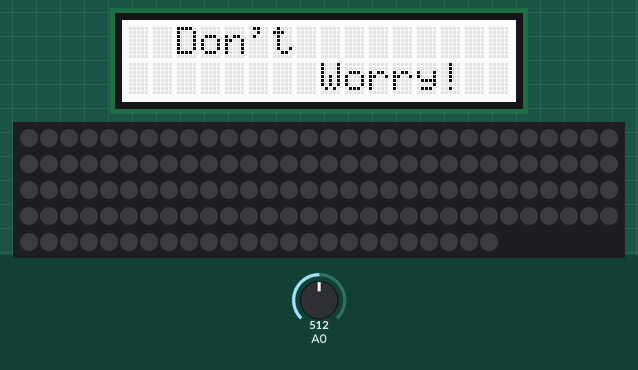
Simulated run of this sketch. Board: Arduino Uno, built with avr-gcc and run on an emulated ATmega328P. On the bench: 16×2 character LCD, 144 RGB LEDs in strip order, left to right, continuing on the next row. The test bench sets the inputs (shaded band); at power-on: A0 = 512. Dim RGB values are drawn brighter than linear.

Above: at 0.1 s.
At 4.3 s:
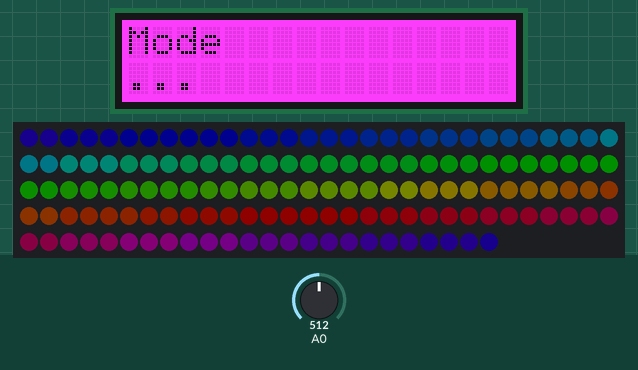
At 9.9 s:
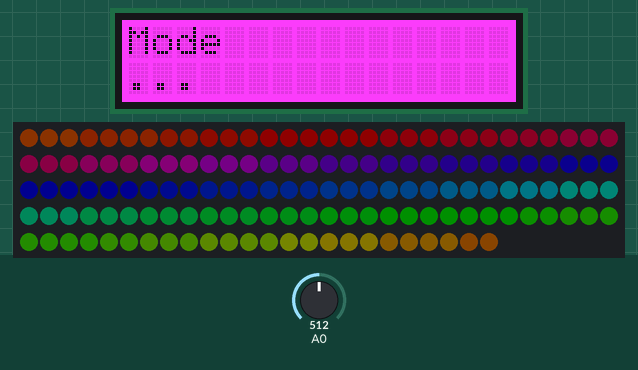
At 19.73 s:
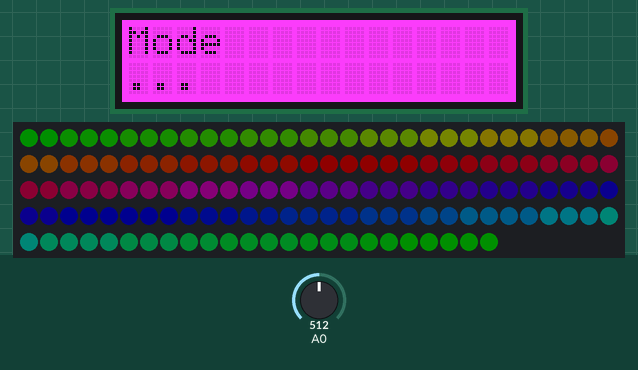
At 29.72 s:
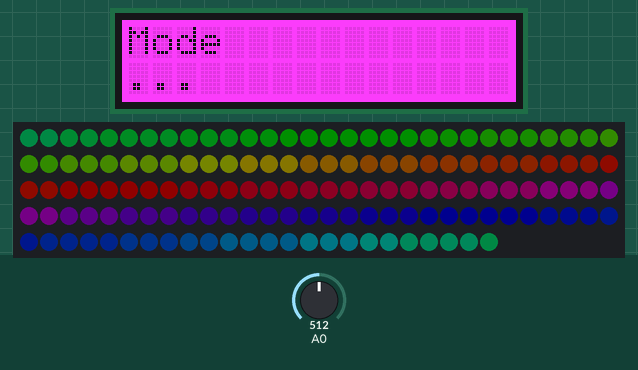
At 39.72 s:
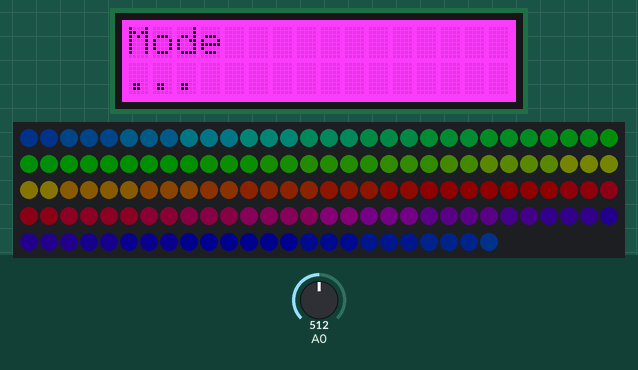

The sketch:

Super-Strip.ino
```cpp
#include <Adafruit_NeoPixel.h>
#include <Adafruit_RGBLCDShield.h>
#include <utility/Adafruit_MCP23017.h>

/* *************** CONFIGURATION ************************************ */

// Behaviour configuration
#define DELAY_MS 25 // Set above 0 to delay some milliseconds, messes with spectrum measurements for some reason?
#define LEVEL_REDUCTION 120 // Flat reduction for all audio band levels, accounts for background and internal noise
#define SENSITIVITY 50 // 0 No Sensitivity (Off) -> 50 Ideal/Center - 100 High

// Logging configuration
#define LOGGING_ENABLED false // Logs to Serial 9600, slows things down though
#define TICKS_BETWEEN_LOGS 200 // Set above 0 to only log every so ticks

/* *************** LCD CONFIGURATION ************************************ */

// The shield uses the I2C SCL and SDA pins. On classic Arduinos
// this is Analog 4 and 5 so you can't use those for analogRead() anymore
// However, you can connect other I2C sensors to the I2C bus and share
// the I2C bus.
Adafruit_RGBLCDShield lcd = Adafruit_RGBLCDShield();

#define LCD_RED 0x1
#define LCD_YELLOW 0x3
#define LCD_GREEN 0x2
#define LCD_TEAL 0x6
#define LCD_BLUE 0x4
#define LCD_VIOLET 0x5
#define LCD_WHITE 0x7

#define LCD_CHARACTERS 16
#define LCD_ROWS 2

/* *************** LED CONFIGURATION ************************************ */

#define LED_PIN 6
#define LED_COUNT 144
#define LED_GAMMA NEO_GRB

// Parameter 1 = number of pixels in strip
// Parameter 2 = pin number (most are valid)
// Parameter 3 = pixel type flags, add together as needed:
//   NEO_KHZ800  800 KHz bitstream (most NeoPixel products w/WS2812 LEDs)
//   NEO_KHZ400  400 KHz (classic 'v1' (not v2) FLORA pixels, WS2811 drivers)
//   NEO_GRB     Pixels are wired for GRB bitstream (most NeoPixel products)
//   NEO_RGB     Pixels are wired for RGB bitstream (v1 FLORA pixels, not v2)
Adafruit_NeoPixel strip = Adafruit_NeoPixel(LED_COUNT, LED_PIN, LED_GAMMA + NEO_KHZ800);

/* *************** UNIQUE SPECTRUM CONFIGURATION ************************************ */

#define PIN_SPECTRUM_LEFT 0 // MIC CONNECTED TO LEFT
#define PIN_SPECTRUM_RIGHT 1
#define PIN_SPECTRUM_SOURCE PIN_SPECTRUM_LEFT

/* *************** SPECTRUM COMMON CONFIGURATION ************************************ */

// Spectrum specs
#define BANDS 7 // Audio spectrum bands
#define MAX_LEVEL 1023.0 // Max readable value for audio (analog) levels
#define IDEAL_SENSITIVITY 50 // A centerpoint for calculating sensitivity

// Spectrum pins
// For spectrum analyzer shield, these three pins are used.
// You can move pinds 4 and 5, but you must cut the trace on the shield and re-route from the 2 jumpers
#define PIN_SPECTRUM_RESET 5
#define PIN_SPECTRUM_STROBE 4

// Trailing averages, each calculated with the Counts below
#define TRAILING_BUCKETS 3
#define SHORT_AVERAGE 0
#define MED_AVERAGE 1
#define LONG_AVERAGE 2
int trailingAverageCounts[TRAILING_BUCKETS] = {10, 100, 10000}; // # of ticks used to calculate averages


/* *************** GLOBAL VARS ************************************ */

uint8_t LAST_BUTTONS = 0;

// Spectrum analyzer frame values will be kept here
int spectrum[BANDS];

// Calculated values for each frame
int spectrumMin;
int spectrumMax;
int spectrumSum;
float spectrumAverage;

// Trailing averages
float trailingSpectrumLevels[BANDS][TRAILING_BUCKETS];
float trailingMinimums[TRAILING_BUCKETS];
float trailingMaximums[TRAILING_BUCKETS];
float trailingSums[TRAILING_BUCKETS];
float trailingAverages[TRAILING_BUCKETS];

float trailingWeightedSpectrumLevels[BANDS][TRAILING_BUCKETS];

// Init calculated constants
int LEVEL_COEFFICIENT = (float)IDEAL_SENSITIVITY / (float)SENSITIVITY;
int LEVEL_ADJUST = ((float)LEVEL_REDUCTION) * LEVEL_COEFFICIENT;

// Init runtime vars
int logCounter = 0;

/* *************** SPECTRUM ************************************ */

void calculateTrailingAverages(float bucketOfAverages[], float newValue) {
  for (int a = 0; a < TRAILING_BUCKETS; a++) {
    bucketOfAverages[a] = ((bucketOfAverages[a] * (trailingAverageCounts[a]-1)) + newValue) / trailingAverageCounts[a];
  }
}

void calculateWeightedTrailingAverages(float bucketOfWeightedAverages[], float newValue) {
  float alpha;
  for (int a = 0; a < TRAILING_BUCKETS; a++) {
    alpha = 1.0 - ((float)trailingAverageCounts[a] / (float)(trailingAverageCounts[0]+trailingAverageCounts[2]));
    bucketOfWeightedAverages[a] = (alpha * newValue) + ((1.0-alpha) * bucketOfWeightedAverages[a]);
  }
}

// Reads the 7 band analyzer
void readSpectrum() {
  // Reset calculated frame values
  spectrumMin = 0;
  spectrumMax = 0;
  spectrumSum = 0;
  spectrumAverage = 0;

  // band 0 = Lowest Frequencies.
  for (byte band = 0; band < BANDS; band++) {
    // Read twice and take the average by dividing by 2
    spectrum[band] = (analogRead(PIN_SPECTRUM_SOURCE) + analogRead(PIN_SPECTRUM_SOURCE)) >> 1;
    digitalWrite(PIN_SPECTRUM_STROBE, HIGH);
    digitalWrite(PIN_SPECTRUM_STROBE, LOW);

    // Increment the sum for this frame
    spectrumSum = spectrumSum + spectrum[band];

    // Check for min & max
    if (spectrum[band] < spectrumMin) {
      spectrumMin = spectrum[band];
    }
    if (spectrum[band] > spectrumMax) {
      spectrumMax = spectrum[band];
    }

    // Update trailing averages for this band
    calculateTrailingAverages(trailingSpectrumLevels[band], spectrum[band]);

    // Update trailing averages for this band
    calculateWeightedTrailingAverages(trailingWeightedSpectrumLevels[band], spectrum[band]);
  }

  // Calculate average for this frame
  spectrumAverage = spectrumSum / (float) BANDS;

  // Update all calculated trailing averages
  //calculateTrailingAverages(trailingMinimums, spectrumMin);
  calculateTrailingAverages(trailingMaximums, spectrumMax);
  calculateTrailingAverages(trailingSums, spectrumSum);
  //calculateTrailingAverages(trailingAverages, spectrumAverage);
}

// Prints the band levels and average to Serial
void logSpectrum() {
  for (byte band = 0; band < BANDS; band++) {
    Serial.print("band: ");
    Serial.print(band);
    Serial.print(", level: ");
    Serial.print(spectrum[band]);
    Serial.print("\n");
  }
  Serial.print("average: ");
  Serial.print(spectrumAverage);
  Serial.print("\n");
}

void resetAnalyzer() {

}

void setupSpectrum() {
  pinMode(PIN_SPECTRUM_RESET, OUTPUT);
  pinMode(PIN_SPECTRUM_STROBE, OUTPUT);
  digitalWrite(PIN_SPECTRUM_STROBE, LOW);
  delay(1);
  digitalWrite(PIN_SPECTRUM_STROBE, HIGH);
  delay(1);
  digitalWrite(PIN_SPECTRUM_STROBE, HIGH);
  delay(1);
  digitalWrite(PIN_SPECTRUM_STROBE, LOW);
  delay(1);
  digitalWrite(PIN_SPECTRUM_STROBE, LOW);
  delay(5);
  // Reading the analyzer now will read the lowest frequency.
}

void updateSpectrum() {
  readSpectrum();
}

/* *************** COLOURS ************************************ */

// Input a value 0 to 255 to get a color value.
// The colours are a transition r - g - b - back to r.
uint32_t Wheel(byte WheelPos) {
  if(WheelPos < 85) {
   return strip.Color(WheelPos * 3, 255 - WheelPos * 3, 0);
  } else if(WheelPos < 170) {
   WheelPos -= 85;
   return strip.Color(255 - WheelPos * 3, 0, WheelPos * 3);
  } else {
   WheelPos -= 170;
   return strip.Color(0, WheelPos * 3, 255 - WheelPos * 3);
  }
}

/* *************** DRAWING ************************************ */

// Fill the dots one after the other with a color
void colorWipe(uint32_t c, uint8_t wait) {
  for(uint16_t i=0; i<strip.numPixels(); i++) {
      strip.setPixelColor(i, c);
      strip.show();
      delay(wait);
  }
}

void rainbow(uint8_t wait) {
  uint16_t i, j;

  for(j=0; j<256; j++) {
    for(i=0; i<strip.numPixels(); i++) {
      strip.setPixelColor(i, Wheel((i+j) & 255));
    }
    strip.show();
    delay(wait);
  }
}

// Slightly different, this makes the rainbow equally distributed throughout
void rainbowCycle(uint8_t wait) {
  uint16_t i, j;

  for(j=0; j<256*5; j++) { // 5 cycles of all colors on wheel
    for(i=0; i< strip.numPixels(); i++) {
      strip.setPixelColor(i, Wheel(((i * 256 / strip.numPixels()) + j) & 255));
    }
    strip.show();
    delay(wait);
  }
}

void setupStrip() {
  strip.begin();
  strip.setBrightness(15); //adjust brightness here
  strip.show(); // Initialize all pixels to 'off'
}

void drawStrip() {
  // Some example procedures showing how to display to the pixels:
  //colorWipe(strip.Color(255, 0, 0), 50); // Red
  //colorWipe(strip.Color(0, 255, 0), 50); // Green
  //colorWipe(strip.Color(0, 0, 255), 50); // Blue
  //rainbow(1);
  rainbowCycle(1);
}

/* *************** MODES ************************************ */

void cycleMode() {

}

void toggleSoundActive() {

}

/* *************** LCD INTERFACE ************************************ */

void quickButtonPress() {
  cycleMode();
}

void longButtonPress() {
  toggleSoundActive();
}

void handleButtons(uint8_t buttons) {
  if (buttons & BUTTON_UP) { // Up Button
    if (LAST_BUTTONS & BUTTON_UP) { // Hold
    } else { // New Press
      quickButtonPress();
    }
  }
  if (buttons & BUTTON_DOWN) { // Down Button
    if (LAST_BUTTONS & BUTTON_DOWN) { // Hold
    } else { // New Press
      quickButtonPress();
    }
  }
  if (buttons & BUTTON_LEFT) { // Left Button
    if (LAST_BUTTONS & BUTTON_LEFT) { // Hold
    } else { // New Press
      quickButtonPress();
    }
  }
  if (buttons & BUTTON_RIGHT) { // Right Button
    if (LAST_BUTTONS & BUTTON_RIGHT) { // Hold
    } else { // New Press
      quickButtonPress();
    }
  }
  if (buttons & BUTTON_SELECT) { // Select Button
    if (LAST_BUTTONS & BUTTON_SELECT) { // Hold
    } else { // New Press
      quickButtonPress();
    }
  }
}

void setupLCD() {
  lcd.begin(LCD_CHARACTERS, LCD_ROWS);

  lcd.setBacklight(LCD_WHITE);
  lcd.setCursor(0, 0);
  lcd.print("  Don't");
  lcd.setCursor(0, 1);
  lcd.print("        Worry!");
  delay(2000);

  lcd.clear();
  lcd.setBacklight(LCD_VIOLET);
}

void drawMode() {
  lcd.setCursor(0, 0);
  lcd.print("Mode");
  lcd.setCursor(0, 1);
  lcd.print("...");
}

void drawLCD() {
  drawMode();
}

void handleLCD() {
  drawLCD();
}

/* *************** RUNTIME ************************************ */

void loop() {
  handleLCD();

  updateSpectrum();

  drawStrip();
}

void setup() {
  Serial.begin(9600);

  setupLCD();
  setupSpectrum();
  setupStrip();

  updateSpectrum();

  drawLCD();
  drawStrip();
}
```
